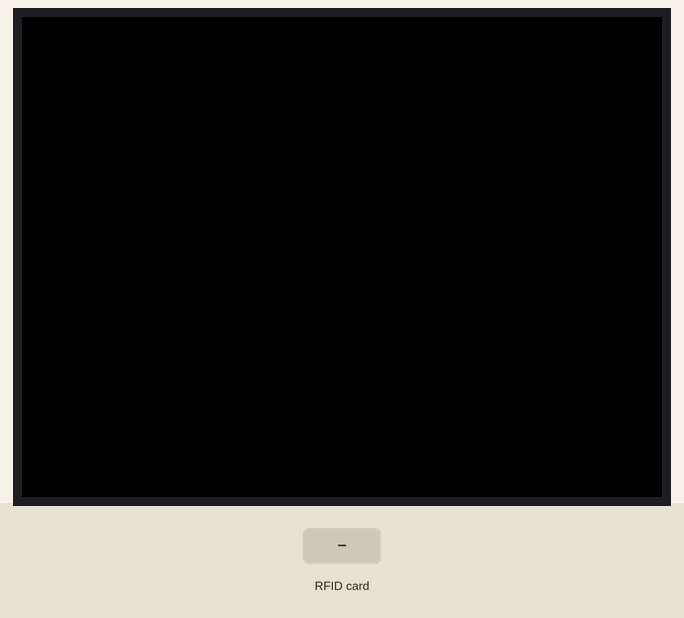
This sketch was run on a simulated ESP32. On the bench: 320×240 colour display. The inputs (shaded band) are chosen by the test bench. What the sketch prints to the serial monitor is not drawn.

Above: at 1.4 s.
1.5 s: RFID card B2 18 54 13 held to the reader
At 2.4 s:
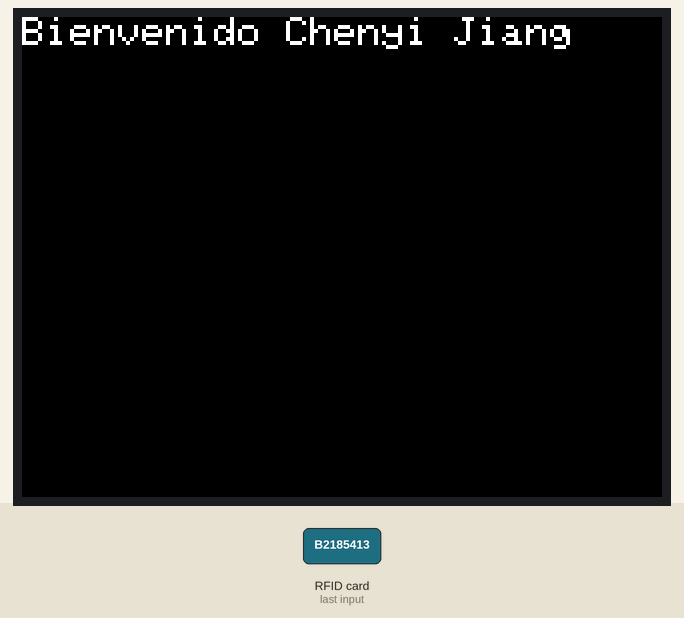
3.0 s: RFID card 16 33 63 D3 held to the reader
At 3.3 s:
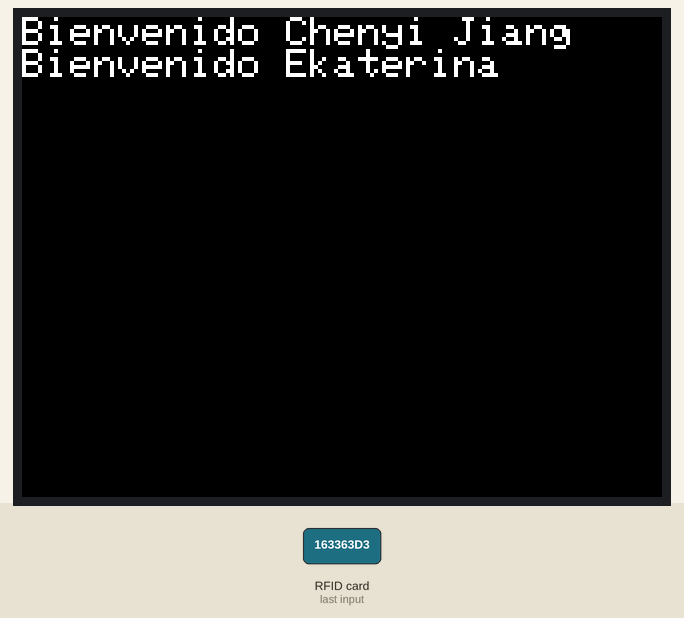
4.5 s: RFID card 5E 7A 19 C4 held to the reader
At 5.1 s:
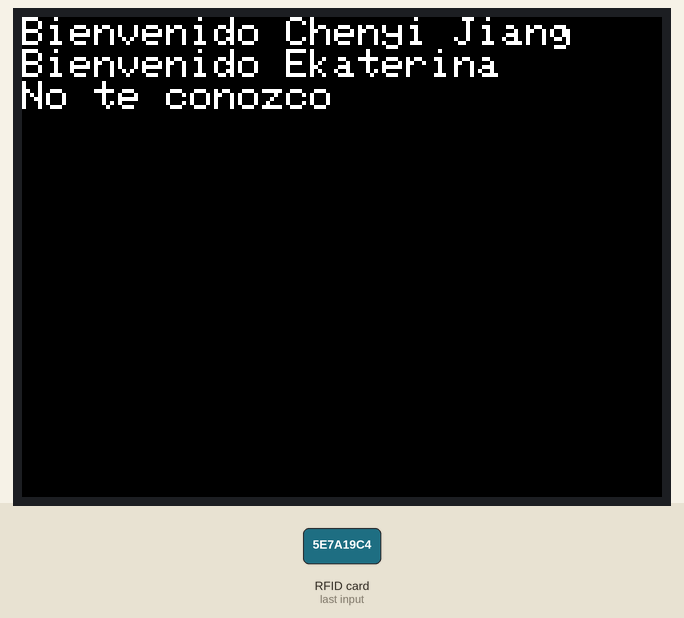
Timing chart, 0 to 7.5 s (numbered marks = the images above; inputs shaded):
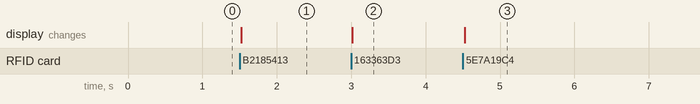

Measured:
- after the input at 1.5 s, the display: changes at once (image 1)
- after the input at 3.0 s, the display: changes at once (image 2)
- after the input at 4.5 s, the display: changes at once (image 3)

The sketch:

RFID_1.ino
```cpp
#include <M5Stack.h>
#include <SPI.h>      // incluye libreria bus SPI
#include <MFRC522.h>      // incluye libreria especifica para MFRC522

#define RST_PIN  22      // constante para referenciar pin de reset
#define SS_PIN  5      // constante para referenciar pin de slave select

MFRC522 mfrc522(SS_PIN, RST_PIN); // crea objeto mfrc522 enviando pines de slave select y reset

byte LecturaUID[4];         // crea array para almacenar el UID leido
byte Usuario1[4]= {0xB2, 0x18, 0x54, 0x13} ;    // UID de tarjeta leido en programa 1
byte Usuario2[4]= {0x16 , 0x33, 0x63, 0xD3} ;    // UID de llavero leido en programa 1

void setup() {
  M5.begin(); // inicializa comunicacion por monitor serie a 9600 bps
  M5.lcd.setTextSize(2.5);
  SPI.begin();        // inicializa bus SPI
  mfrc522.PCD_Init();     // inicializa modulo lector
  Serial.println("Listo");    // Muestra texto Listo
}

void loop() {
  if ( ! mfrc522.PICC_IsNewCardPresent())   // si no hay una tarjeta presente
    return;           // retorna al loop esperando por una tarjeta

  if ( ! mfrc522.PICC_ReadCardSerial())     // si no puede obtener datos de la tarjeta
    return;           // retorna al loop esperando por otra tarjeta

    Serial.print("UID:");       // muestra texto UID:
    for (byte i = 0; i < mfrc522.uid.size; i++) { // bucle recorre de a un byte por vez el UID
      if (mfrc522.uid.uidByte[i] < 0x10){   // si el byte leido es menor a 0x10
        Serial.print(" 0");       // imprime espacio en blanco y numero cero
        }
        else{           // sino
          Serial.print(" ");        // imprime un espacio en blanco
          }
          Serial.print(mfrc522.uid.uidByte[i], HEX);    // imprime el byte del UID leido en hexadecimal
          LecturaUID[i]=mfrc522.uid.uidByte[i];     // almacena en array el byte del UID leido
          }

          Serial.print("\t");         // imprime un espacio de tabulacion

          if(comparaUID(LecturaUID, Usuario1))    // llama a funcion comparaUID con Usuario1
            M5.Lcd.print("Bienvenido Chenyi Jiang \n");// si retorna verdadero muestra texto bienvenida
          else if(comparaUID(LecturaUID, Usuario2)) // llama a funcion comparaUID con Usuario2
            M5.Lcd.print("Bienvenido Ekaterina \n"); // si retorna verdadero muestra texto bienvenida
           else           // si retorna falso
            M5.Lcd.print("No te conozco \n");    // muestra texto equivalente a acceso denegado

                  mfrc522.PICC_HaltA();     // detiene comunicacion con tarjeta
}

boolean comparaUID(byte lectura[],byte usuario[]) // funcion comparaUID
{
  for (byte i=0; i < mfrc522.uid.size; i++){    // bucle recorre de a un byte por vez el UID
  if(lectura[i] != usuario[i])        // si byte de UID leido es distinto a usuario
    return(false);          // retorna falso
  }
  return(true);           // si los 4 bytes coinciden retorna verdadero
}
```
